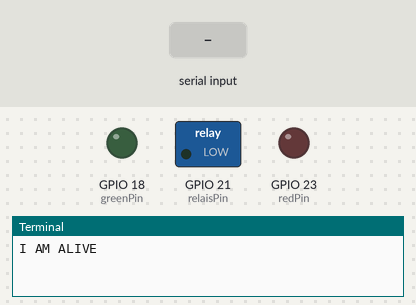
The program below on a simulated Raspberry Pi (BCM pin numbers). On the bench: switched loads named in the program (green lamp = pin HIGH), output pins drawn as LEDs (lit = HIGH), the last lines printed to the terminal. Dashed ring = blinking. Inputs (shaded band) come from the test bench. Web requests get an empty 200 reply after 0.4 s; threads take turns every 2 ms; the clock reads 2024-03-15 10:24:30 at power-on unless the program sets it.

Above: at 1.2 s.
1.3 s: "OK" typed at the terminal, then Enter
At 1.81 s:
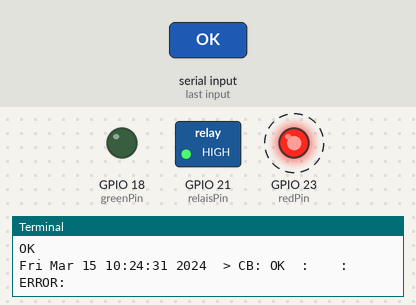
4.3 s: "NEAR" typed at the terminal, then Enter
At 7.2 s:
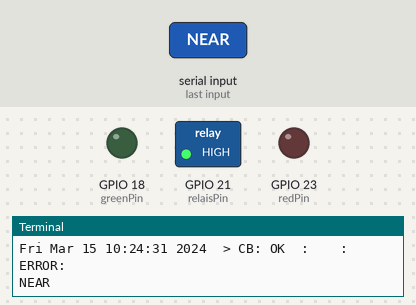
7.3 s: "BAD" typed at the terminal, then Enter
Timing chart, 0 to 16.3 s (numbered marks = the images above; inputs shaded):
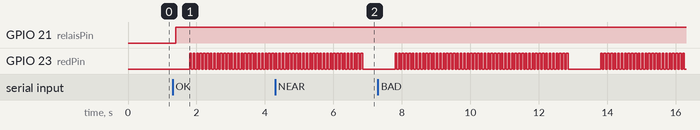

Measured:
- after the input at 1.3 s, GPIO 23 (redPin): alternates HIGH for 0.05 s and LOW for 0.05 s, starting after 0.50 s

The program:

codebarre.py
```python
# coding:utf-8
#!/usr/bin/python
# System module
import socket
import time
import sys
import requests
import RPi.GPIO as GPIO
import threading
import queue
import os
rbnom=str(socket.gethostname())
cb=""
cmpt=0

# Set up some global variables
encore = True
time_sleep_led=5
time_sleep_relay=1
time_boucle=1
time_bad=0.5
redPin=23
greenPin=18
relaisPin = 21
q = queue.Queue()

srv_adress_ip="192.168.1.219"

GPIO.setmode(GPIO.BCM)
GPIO.setwarnings(False)
GPIO.setup(redPin, GPIO.OUT)
GPIO.setup(greenPin, GPIO.OUT)
GPIO.setup(relaisPin, GPIO.OUT)
##
##def turnOff(pin):
##    GPIO.setmode(GPIO.BCM)
##    GPIO.setwarnings(False)
##    GPIO.setup(pin, GPIO.OUT)
##    GPIO.output(pin, False)

##def turnOn(pin):
##    GPIO.setmode(GPIO.BCM)
##    GPIO.setwarnings(False)
##    GPIO.setup(pin, GPIO.OUT)
##    GPIO.output(pin,True)
##
def turnOn(pin):
    GPIO.output(pin,True)
    time.sleep(time_sleep_led)
    GPIO.output(pin,False)

##def redOn():
##	blink(redPin)
##
##def greenOn():
##	blink(greenPin)
##
##def bluegreenOn():
##	blink(bluegreenPin)
##
##def blueredOn():
##	blink(blueredPin)
##
##def redOff():
##	turnOff(redPin)
##
##def greenOff():
##	turnOff(greenPin)
##
##def bluegreenOff():
##	turnOff(bluegreenPin)
##
##def blueredOff():
##	turnOff(blueredPin)

def LED_Blink(Kel_led):
    iLed = threading.local()
    iLed.i = 0
    GPIO.setmode(GPIO.BCM)
    GPIO.setwarnings(False)
    GPIO.setup(Kel_led, GPIO.OUT)
    while (iLed.i <= 25):
        GPIO.output(Kel_led, True)
        time.sleep(0.1)
        GPIO.output(Kel_led, False)
        time.sleep(0.1)
        iLed.i = iLed.i + 1

def LED_Blink_Fast(Kel_led):
    iLed = threading.local()
    iLed.i = 0
    GPIO.setmode(GPIO.BCM)
    GPIO.setwarnings(False)
    GPIO.setup(Kel_led, GPIO.OUT)
    while (iLed.i <= 50):
        GPIO.output(Kel_led, True)
        time.sleep(0.05)
        GPIO.output(Kel_led, False)
        time.sleep(0.05)
        iLed.i = iLed.i + 1

def LED_Blink_VeryFast(Kel_led):
    iLed = threading.local()
    iLed.i = 0
    GPIO.setmode(GPIO.BCM)
    GPIO.setwarnings(False)
    GPIO.setup(Kel_led, GPIO.OUT)
    while (iLed.i <= 80):
        GPIO.output(Kel_led, True)
        time.sleep(0.025)
        GPIO.output(Kel_led, False)
        time.sleep(0.025)
        iLed.i = iLed.i + 1


def declencherelay():
    GPIO.setmode(GPIO.BCM)
    GPIO.setwarnings(False)
    GPIO.setup(relaisPin, GPIO.OUT)
    GPIO.output(relaisPin, False)
    time.sleep(time_sleep_relay)#attend 1 secondes sans rien faire
    GPIO.output(relaisPin, True)
def IMALIVE():
    try:
        url="http://"+srv_adress_ip+"/CHECK/"+rbnom+":IAMALIVE"
        r=requests.get(url)
        print("I AM ALIVE")
        print(r.text)

    except requests.exceptions.RequestException as erc:
        print("Error Connecting")
        LED_Blink_VeryFast(redPin)
        cmd = 'sudo reboot'
        os.system(cmd)
##
def worker():
    oldcb =""
    while 1:

        #Lecteur code barre python
        codebarre=sys.stdin.readline().rstrip('\n')
        cmpt=0
        #print(codebarre)
        if(codebarre != oldcb):
             oldcb=codebarre
            #Put codebarre into the queue
             q.put(oldcb)
        #else:
            #logging.debug('No value yet')
            #print(codebarre, " : previous read")

#queues = []


# crée le thread
w = threading.Thread(name='worker', target=worker)
# démarre le thread 2018AEXD820801

w.start()
IMALIVE()
declencherelay()


while 1:

    if not q.empty():
        cmpt=0
        if(cb == "") and (q.qsize()>0):
            cb=q.get()
            #print('scan code:')
            #Lecteur code barre python
            #codebarre=sys.stdin.readline().rstrip('\n')
        if(cb != ""):
            try:
                url="http://"+srv_adress_ip+"/CHECK/"+rbnom+":"+cb
                content=requests.get(url)
                codebarre=cb
                if(content.text.find('OK')!=(-1)):
                    #print(cb,' : OK ')
                    print(time.asctime(time.localtime(time.time())), ' > CB:', cb,' : ',content.text)
                   # greenOn()
                    #DECLENCHER RELAIS
                    t = threading.Thread(name='declencherelay', target=declencherelay).start()
                    #time.sleep(time_sleep_led)
                    turnOn(greenPin)
                    #greenOff()
                    cb=""
                elif (content.text.find('NEAR')!=(-1)):
                    #print(cb,' : NEAR')
                    print(time.asctime(time.localtime(time.time())), ' > CB:', cb, ' : ',content.text)
                    LED_Blink(greenPin)
                    cb=""
                elif (content.text.find('BAD')!=(-1)):
                     #pwhile 1:rint(cb,' : BAD')
                     print(time.asctime(time.localtime(time.time())), ' > CB:', cb,' : ',content.text)
                     LED_Blink(redPin)
                     #turnOn(redPin)
                     cb=""
                else:
                    print(time.asctime(time.localtime(time.time())), ' > CB:', cb, ' : ', content.text, ' : ERROR: ')
                    LED_Blink_Fast(redPin)
                time.sleep(time_bad)
            except requests.exceptions.RequestException as erc:

                print("Error Connecting")
                LED_Blink_VeryFast(redPin)
                cmd = 'sudo reboot'
                os.system(cmd)

    else:
        print(time.asctime(time.localtime(time.time())), ' > None')
        cmpt=cmpt+1
        if(cmpt>=60):
            IMALIVE()
            cmpt=0
        time.sleep(time_boucle)


            
```
